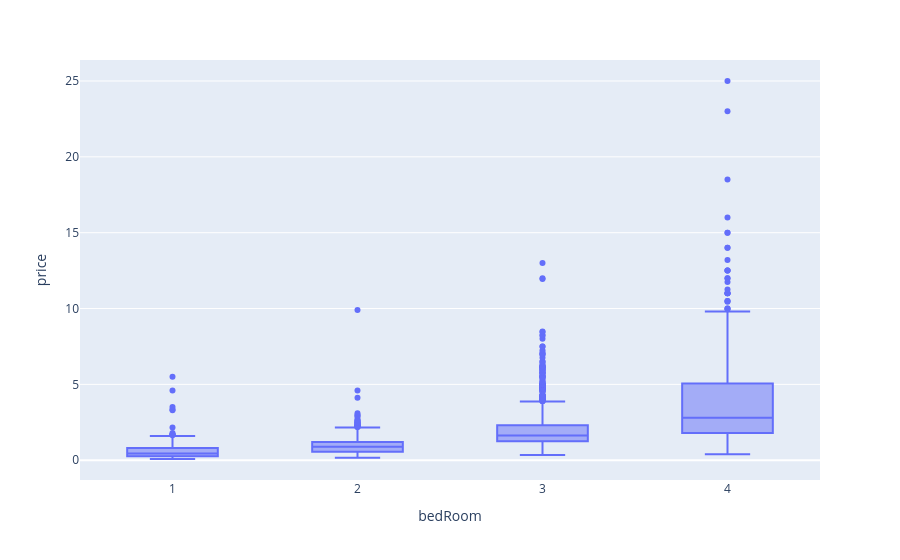

Here is the notebook cell this chart was saved with:
### Code cell
px.box(data_frame=df2, x = 'bedRoom', y = 'price')

### Figure 1 — Plotly figure (JSON) as saved in the notebook; plotly's stock layout.template omitted (floating-point values rounded to 4 significant figures; data arrays with more than 128 entries replaced by an {"elided": "..."} marker saying what was removed)
{"data": [{"alignmentgroup": "True", "hovertemplate": "bedRoom=%{x}<br>price=%{y}<extra></extra>", "legendgroup": "", "marker": {"color": "#636efa"}, "name": "", "notched": false, "offsetgroup": "", "orientation": "v", "showlegend": false, "type": "box", "x": {"elided": "3197 int values"}, "x0": " ", "xaxis": "x", "y": {"elided": "3197 float values"}, "y0": " ", "yaxis": "y"}], "layout": {"boxmode": "group", "legend": {"tracegroupgap": 0}, "margin": {"t": 60}, "xaxis": {"anchor": "y", "domain": [0, 1], "title": {"text": "bedRoom"}}, "yaxis": {"anchor": "x", "domain": [0, 1], "title": {"text": "price"}}}}
